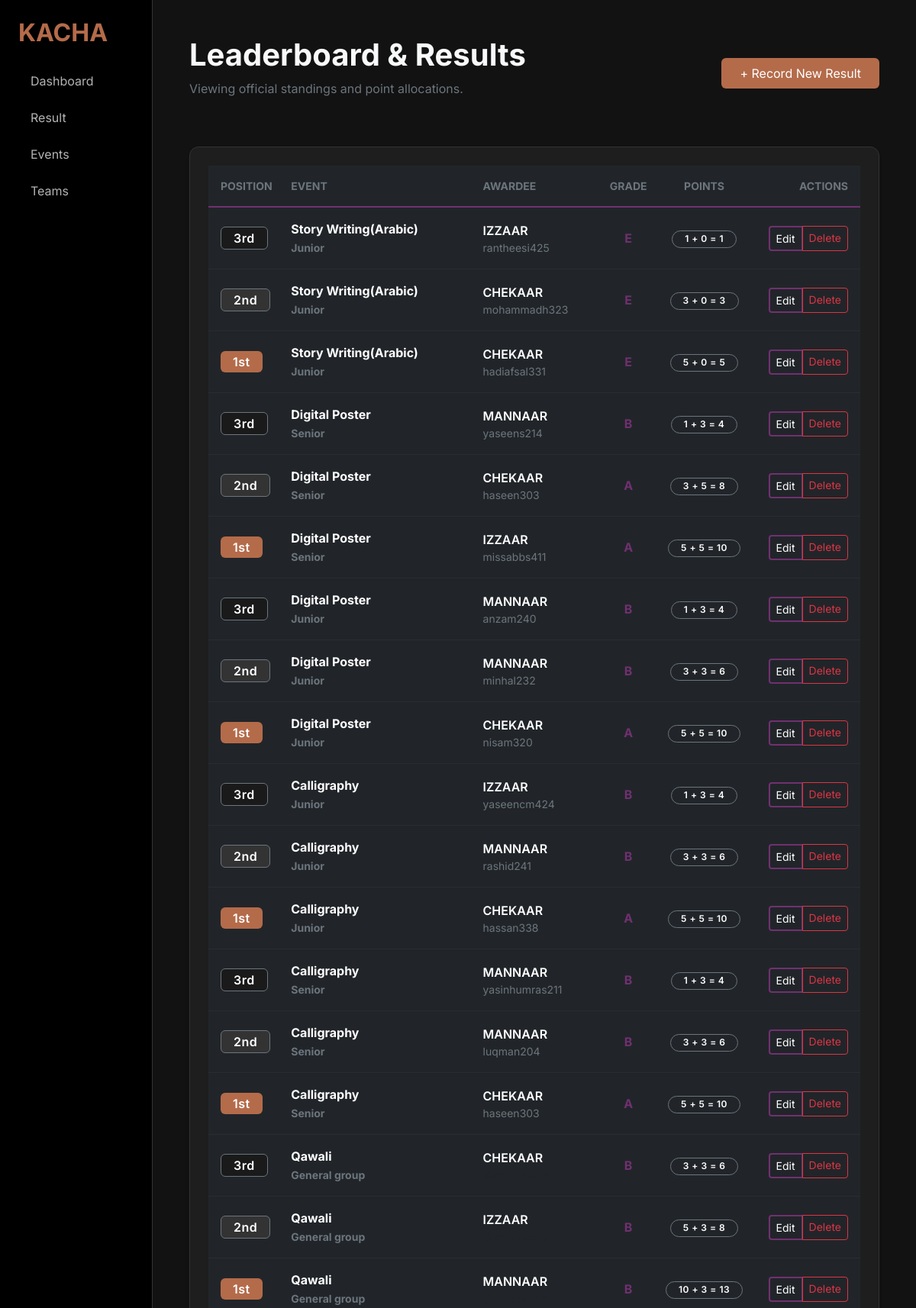
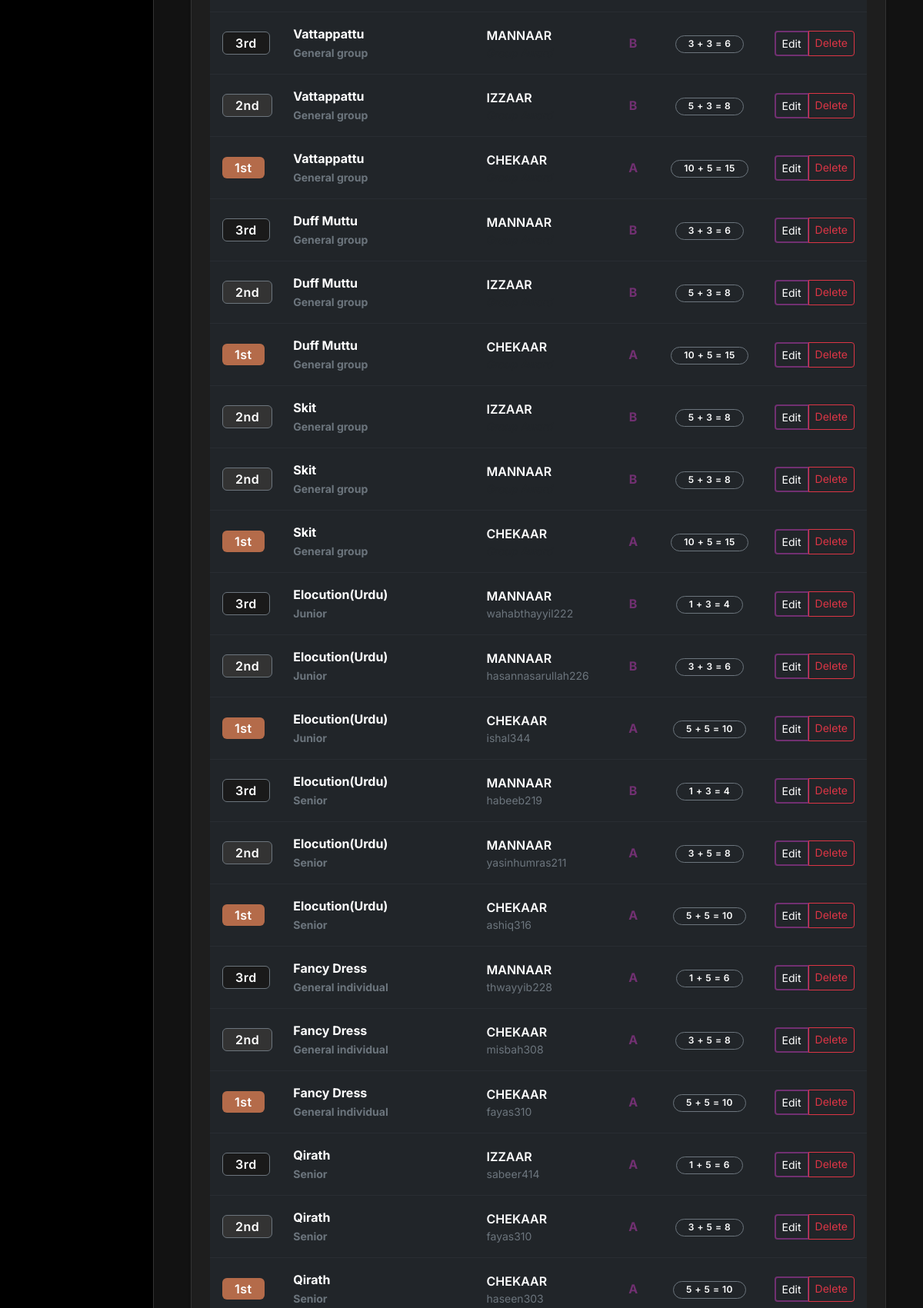
/result/ (signed in, upper part), run on the app's committed database (2 pictures, top to bottom).
### core/models.py (models this page shows, shortened)
class Result(models.Model):
    POSITIONS = ((1, "First"), (2, "Second"), (3, "Third"),)
    event = models.ForeignKey(Event, on_delete=models.CASCADE, related_name="results")
    position = models.PositiveSmallIntegerField(choices=POSITIONS, default=1)
    team = models.ForeignKey(Team, on_delete=models.CASCADE)
    participant = models.ForeignKey(Participant, on_delete=models.CASCADE, null=True, blank=True)
    point = models.IntegerField(default=0, null=True, blank=True)
    grade = models.IntegerField(default=0, choices=(
        (Grade.A, "A"), (Grade.B, "B"), (Grade.C, "C"), (Grade.D, "D"), (Grade.E, "E"))
                                )

class Event(models.Model):
    ON_STAGE = 1
    OFF_STAGE = 2
    CATEGORIES = ((ON_STAGE, 'On stage'), (OFF_STAGE, 'Off stage'),)
    GENERAL_GROUP = 1
    GENERAL_INDIVIDUAL = 2
    JUNIOR = 3
    SENIOR = 4
    SUB_CATEGORIES = ((GENERAL_GROUP, 'General group'), (GENERAL_INDIVIDUAL, 'General individual'), (JUNIOR, 'Junior'),
                      (SENIOR, 'Senior'),)
    name = models.CharField(max_length=100)
    category = models.PositiveSmallIntegerField(choices=CATEGORIES)
    sub_category = models.PositiveSmallIntegerField(choices=SUB_CATEGORIES)
    class Meta:
        ordering = ['-id']

class Team(models.Model):
    name = models.CharField(max_length=100)
    captain = models.ForeignKey(User, on_delete=models.CASCADE, related_name='captain')
    vice_captain = models.ForeignKey(User, on_delete=models.CASCADE, related_name='vice_captain')

class Participant(models.Model):
    name = models.ForeignKey(User, on_delete=models.CASCADE)
    team = models.ForeignKey(Team, on_delete=models.CASCADE)
    chest_no = models.IntegerField()
    points = models.IntegerField(default=0)

### core/result/views.py (the view)
# urls.py: path("", ResultListView.as_view(), name="result-list"),
class ResultListView(LoginRequiredMixin, ListView):
    queryset = Result.objects.all().order_by('-id')
    template_name = "results/result_list.html"
    context_object_name = "results"

### core/templates/results/result_list.html (shortened to what this page needs)
{% extends 'base.html' %}
{% block content %}
    <div class="d-flex justify-content-between align-items-center mb-5">
        <div>
            <h1 class="fw-bold">Leaderboard & Results</h1>
            <p class="text-secondary">Viewing official standings and point allocations.</p>
        </div>
        <a href="{% url 'result-create' %}" class="btn btn-kacha-primary px-4 py-2">
            + Record New Result
        </a>
    </div>
    <div class="event-card p-4 shadow-sm">
        <div class="table-responsive">
            <table class="table table-dark table-hover align-middle mb-0">
                <thead>
                <tr style="border-bottom: 2px solid var(--accent-purple);">
                    <th class="ps-3 py-3 text-uppercase small fw-bold text-secondary">Position</th>
                    <th class="py-3 text-uppercase small fw-bold text-secondary">Event</th>
                    <th class="py-3 text-uppercase small fw-bold text-secondary">Awardee</th>
                    <th class="py-3 text-uppercase small fw-bold text-secondary text-center">Grade</th>
                    <th class="py-3 text-uppercase small fw-bold text-secondary text-center">Points</th>
                    <th class="py-3 text-uppercase small fw-bold text-secondary text-end pe-3">Actions</th>
                </tr>
                </thead>
                <tbody>
                {% for result in results %}
                    <tr class="border-bottom border-secondary border-opacity-10">
                        <td class="ps-3 py-3">
                            {% if result.position == 1 %}
                                <span class="badge fs-6 px-3" style="background-color: var(--accent-copper);">1st</span>
                            {% elif result.position == 2 %}
                                <span class="badge fs-6 px-3 border border-secondary" style="background-color: #333;">2nd</span>
                            {% elif result.position == 3 %}
                                <span class="badge fs-6 px-3 border border-secondary"
                                      style="background-color: #1a1a1a;">3rd</span>
                            {% endif %}
                        </td>
                        <td class="py-3 fw-bold">{{ result.event.name }}<br>
                            <span class="small text-secondary">{{ result.event.get_sub_category_display }}</span>
                            </td>
                        <td class="py-3">
                            <div class="d-flex flex-column">
                                <span class="text-white fw-semibold">{{ result.team.name }}</span>
                                {% if result.participant %}
                                    <span class="small text-secondary">{{ result.participant.name }}</span>
                                {% else %}
                                    <span class="small text-muted fst-italic">Group Award</span>
                                {% endif %}
                            </div>
                        </td>
                        <td class="py-3 text-center">
                            <span class="fw-bold"
                                  style="color: var(--accent-purple);">{{ result.get_grade_display }}</span>
                        </td>
                        <td class="py-3 text-center">
                        <span class="badge rounded-pill bg-dark border border-secondary px-3">
                            {{ result.point }} + {{ result.grade }} = {{ result.point|add:result.grade }}
                        </span>
                        </td>
                        <td class="py-3 text-end pe-3">
                            <div class="btn-group">
                                <a href="{% url 'result-update' result.pk %}"
                                   class="btn btn-sm btn-kacha-outline">Edit</a>
                                <a href="{% url 'result-delete' result.pk %}" class="btn btn-sm btn-outline-danger">Delete</a>
                            </div>
                        </td>
                    </tr>
                {% empty %}
                    <tr>
                        <td colspan="6" class="text-center py-5">
                            <div class="text-secondary mb-3">No results have been recorded yet.</div>
                        </td>
                    </tr>
                {% endfor %}
                </tbody>
            </table>
        </div>
    </div>
{% endblock %}

### core/templates/results/result_list.html (style rules this page uses)
.badge { font-weight: 600; letter-spacing: 0.5px; }

### data on the page
Result: position "3rd", event.name "Story Writing(Arabic)", event.sub_category "Junior", team.name "IZZAAR", participant.name "rantheesi425", grade "E", point "1", grade "0", point|add "1"
Result: position "2nd", event.name "Story Writing(Arabic)", event.sub_category "Junior", team.name "CHEKAAR", participant.name "mohammadh323", grade "E", point "3", grade "0", point|add "3"
Result: position "1st", event.name "Story Writing(Arabic)", event.sub_category "Junior", team.name "CHEKAAR", participant.name "hadiafsal331", grade "E", point "5", grade "0", point|add "5"
Result: position "3rd", event.name "Digital Poster", event.sub_category "Senior", team.name "MANNAAR", participant.name "yaseens214", grade "B", point "1", grade "3", point|add "4"
Result: position "2nd", event.name "Digital Poster", event.sub_category "Senior", team.name "CHEKAAR", participant.name "haseen303", grade "A", point "3", grade "5", point|add "8"
Result: position "1st", event.name "Digital Poster", event.sub_category "Senior", team.name "IZZAAR", participant.name "missabbs411", grade "A", point "5", grade "5", point|add "10"
Result: position "3rd", event.name "Digital Poster", event.sub_category "Junior", team.name "MANNAAR", participant.name "anzam240", grade "B", point "1", grade "3", point|add "4"
Result: position "2nd", event.name "Digital Poster", event.sub_category "Junior", team.name "MANNAAR", participant.name "minhal232", grade "B", point "3", grade "3", point|add "6"
Result: position "1st", event.name "Digital Poster", event.sub_category "Junior", team.name "CHEKAAR", participant.name "nisam320", grade "A", point "5", grade "5", point|add "10"
Result: position "3rd", event.name "Calligraphy", event.sub_category "Junior", team.name "IZZAAR", participant.name "yaseencm424", grade "B", point "1", grade "3", point|add "4"
Result: position "2nd", event.name "Calligraphy", event.sub_category "Junior", team.name "MANNAAR", participant.name "rashid241", grade "B", point "3", grade "3", point|add "6"
Result: position "1st", event.name "Calligraphy", event.sub_category "Junior", team.name "CHEKAAR", participant.name "hassan338", grade "A", point "5", grade "5", point|add "10"
Result: position "3rd", event.name "Calligraphy", event.sub_category "Senior", team.name "MANNAAR", participant.name "yasinhumras211", grade "B", point "1", grade "3", point|add "4"
Result: position "2nd", event.name "Calligraphy", event.sub_category "Senior", team.name "MANNAAR", participant.name "luqman204", grade "B", point "3", grade "3", point|add "6"
Result: position "1st", event.name "Calligraphy", event.sub_category "Senior", team.name "CHEKAAR", participant.name "haseen303", grade "A", point "5", grade "5", point|add "10"
Result: position "3rd", event.name "Qawali", event.sub_category "General group", team.name "CHEKAAR", grade "B", point "3", grade "3", point|add "6"
Result: position "2nd", event.name "Qawali", event.sub_category "General group", team.name "IZZAAR", grade "B", point "5", grade "3", point|add "8"
Result: position "1st", event.name "Qawali", event.sub_category "General group", team.name "MANNAAR", grade "B", point "10", grade "3", point|add "13"
Result: position "3rd", event.name "Vattappattu", event.sub_category "General group", team.name "MANNAAR", grade "B", point "3", grade "3", point|add "6"
Result: position "2nd", event.name "Vattappattu", event.sub_category "General group", team.name "IZZAAR", grade "B", point "5", grade "3", point|add "8"
Result: position "1st", event.name "Vattappattu", event.sub_category "General group", team.name "CHEKAAR", grade "A", point "10", grade "5", point|add "15"
Result: position "3rd", event.name "Duff Muttu", event.sub_category "General group", team.name "MANNAAR", grade "B", point "3", grade "3", point|add "6"
Result: position "2nd", event.name "Duff Muttu", event.sub_category "General group", team.name "IZZAAR", grade "B", point "5", grade "3", point|add "8"
Result: position "1st", event.name "Duff Muttu", event.sub_category "General group", team.name "CHEKAAR", grade "A", point "10", grade "5", point|add "15"
Result: position "2nd", event.name "Skit", event.sub_category "General group", team.name "IZZAAR", grade "B", point "5", grade "3", point|add "8"
Result: position "2nd", event.name "Skit", event.sub_category "General group", team.name "MANNAAR", grade "B", point "5", grade "3", point|add "8"
Result: position "1st", event.name "Skit", event.sub_category "General group", team.name "CHEKAAR", grade "A", point "10", grade "5", point|add "15"
Result: position "3rd", event.name "Elocution(Urdu)", event.sub_category "Junior", team.name "MANNAAR", participant.name "wahabthayyil222", grade "B", point "1", grade "3", point|add "4"
Result: position "2nd", event.name "Elocution(Urdu)", event.sub_category "Junior", team.name "MANNAAR", participant.name "hasannasarullah226", grade "B", point "3", grade "3", point|add "6"
Result: position "1st", event.name "Elocution(Urdu)", event.sub_category "Junior", team.name "CHEKAAR", participant.name "ishal344", grade "A", point "5", grade "5", point|add "10"
Result: position "3rd", event.name "Elocution(Urdu)", event.sub_category "Senior", team.name "MANNAAR", participant.name "habeeb219", grade "B", point "1", grade "3", point|add "4"
Result: position "2nd", event.name "Elocution(Urdu)", event.sub_category "Senior", team.name "MANNAAR", participant.name "yasinhumras211", grade "A", point "3", grade "5", point|add "8"
Result: position "1st", event.name "Elocution(Urdu)", event.sub_category "Senior", team.name "CHEKAAR", participant.name "ashiq316", grade "A", point "5", grade "5", point|add "10"
Result: position "3rd", event.name "Fancy Dress", event.sub_category "General individual", team.name "MANNAAR", participant.name "thwayyib228", grade "A", point "1", grade "5", point|add "6"
Result: position "2nd", event.name "Fancy Dress", event.sub_category "General individual", team.name "CHEKAAR", participant.name "misbah308", grade "A", point "3", grade "5", point|add "8"
Result: position "1st", event.name "Fancy Dress", event.sub_category "General individual", team.name "CHEKAAR", participant.name "fayas310", grade "A", point "5", grade "5", point|add "10"
Result: position "3rd", event.name "Qirath", event.sub_category "Senior", team.name "IZZAAR", participant.name "sabeer414", grade "A", point "1", grade "5", point|add "6"
Result: position "2nd", event.name "Qirath", event.sub_category "Senior", team.name "CHEKAAR", participant.name "fayas310", grade "A", point "3", grade "5", point|add "8"
Result: position "1st", event.name "Qirath", event.sub_category "Senior", team.name "CHEKAAR", participant.name "haseen303", grade "A", point "5", grade "5", point|add "10"
